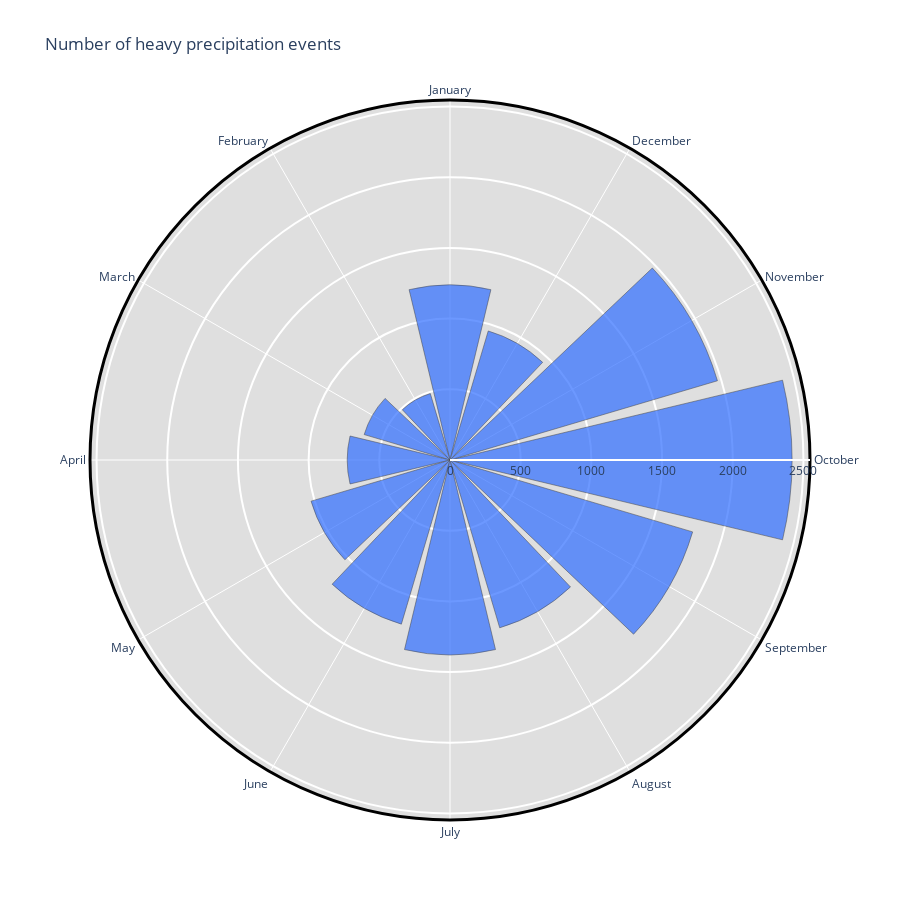

The code cell stored with this chart in its notebook:
### Code cell
import plotly.graph_objects as go

fig = go.Figure()
fig.add_trace(go.Barpolar(
    r=list(num_of_events["events"]), 
    theta=months,
    name="Number of events",
    marker_color="rgb(46,109,255)",
    marker_line_color="black",
    hoverinfo=["all"],
    opacity=0.7
))

fig.update_layout(
    title="Number of heavy precipitation events",
    width=900,
    height=900,
    polar_angularaxis_rotation=90,
    polar = dict(
        bgcolor = "rgb(223,223,223)",
        angularaxis = dict(
            linewidth = 3,
            showline=True,
            linecolor='black'
        ),
        radialaxis = dict(
            showline=True,
            linewidth = 2,
            gridcolor="white",
            gridwidth=2
        )
    )
)

fig.show()

### Figure 1 — Plotly figure (JSON) as saved in the notebook; plotly's stock layout.template omitted (floating-point values rounded to 4 significant figures)
{"data": [{"hoverinfo": ["all"], "marker": {"color": "rgb(46,109,255)", "line": {"color": "black"}}, "name": "Number of events", "opacity": 0.7, "r": [1239, 490, 633, 727, 1025, 1211, 1379, 1238, 1790, 2419, 1973, 952], "theta": ["January", "February", "March", "April", "May", "June", "July", "August", "September", "October", "November", "December"], "type": "barpolar"}], "layout": {"height": 900, "polar": {"angularaxis": {"linecolor": "black", "linewidth": 3, "rotation": 90, "showline": true, "type": "category"}, "bgcolor": "rgb(223,223,223)", "radialaxis": {"autorange": true, "gridcolor": "white", "gridwidth": 2, "linewidth": 2, "range": [0, 2546.0], "showline": true, "type": "linear"}}, "title": {"text": "Number of heavy precipitation events"}, "width": 900}}
